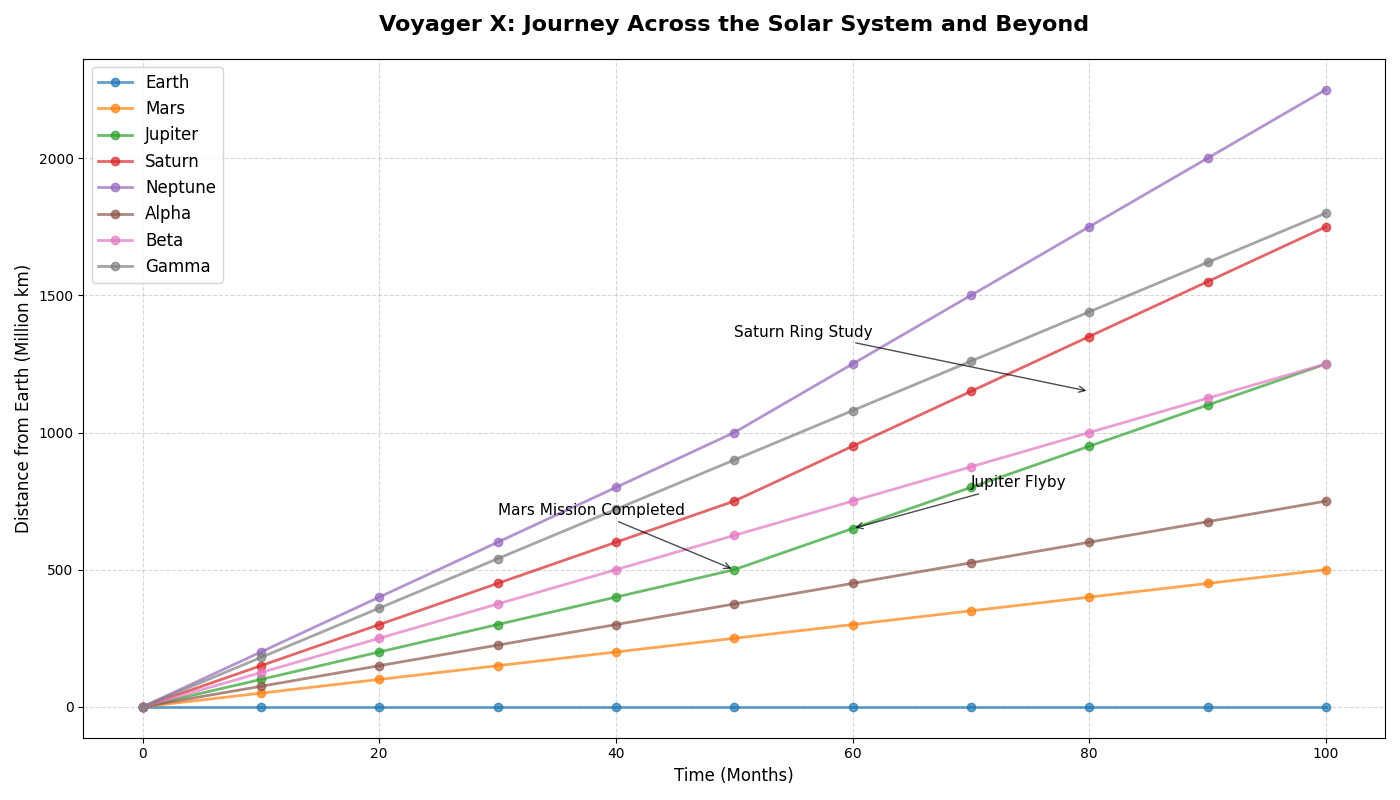

The script that drew this image:
import matplotlib.pyplot as plt
import numpy as np

# Time in months
time = np.arange(0, 101, 10)

# Distance in millions of kilometers including additional celestial bodies
distance_to_planets = {
    'Earth': [0, 0, 0, 0, 0, 0, 0, 0, 0, 0, 0],
    'Mars': [0, 50, 100, 150, 200, 250, 300, 350, 400, 450, 500],
    'Jupiter': [0, 100, 200, 300, 400, 500, 650, 800, 950, 1100, 1250],
    'Saturn': [0, 150, 300, 450, 600, 750, 950, 1150, 1350, 1550, 1750],
    'Neptune': [0, 200, 400, 600, 800, 1000, 1250, 1500, 1750, 2000, 2250],
    # Made-up celestial bodies
    'Alpha': [0, 75, 150, 225, 300, 375, 450, 525, 600, 675, 750],
    'Beta': [0, 125, 250, 375, 500, 625, 750, 875, 1000, 1125, 1250],
    'Gamma': [0, 180, 360, 540, 720, 900, 1080, 1260, 1440, 1620, 1800]
}

# Set up the plot
fig, ax = plt.subplots(figsize=(14, 8))

# Plot each celestial body's flight path
for body, distances in distance_to_planets.items():
    ax.plot(time, distances, label=body, marker='o', linestyle='-', linewidth=2, alpha=0.7)

# Title and labels
ax.set_title('Voyager X: Journey Across the Solar System and Beyond', fontsize=16, fontweight='bold', pad=20)
ax.set_xlabel('Time (Months)', fontsize=12)
ax.set_ylabel('Distance from Earth (Million km)', fontsize=12)

# Adding grid for better readability
ax.grid(True, linestyle='--', alpha=0.5)

# Legend
ax.legend(fontsize=12, loc='upper left')

# Annotations for original planets
ax.annotate('Mars Mission Completed', xy=(50, 500), xytext=(30, 700),
            arrowprops=dict(facecolor='black', arrowstyle='->', alpha=0.7), fontsize=11)

ax.annotate('Jupiter Flyby', xy=(60, 650), xytext=(70, 800),
            arrowprops=dict(facecolor='black', arrowstyle='->', alpha=0.7), fontsize=11)

ax.annotate('Saturn Ring Study', xy=(80, 1150), xytext=(50, 1350),
            arrowprops=dict(facecolor='black', arrowstyle='->', alpha=0.7), fontsize=11)

# Ensure layout is tidy
fig.tight_layout()

# Show the plot
plt.show()
